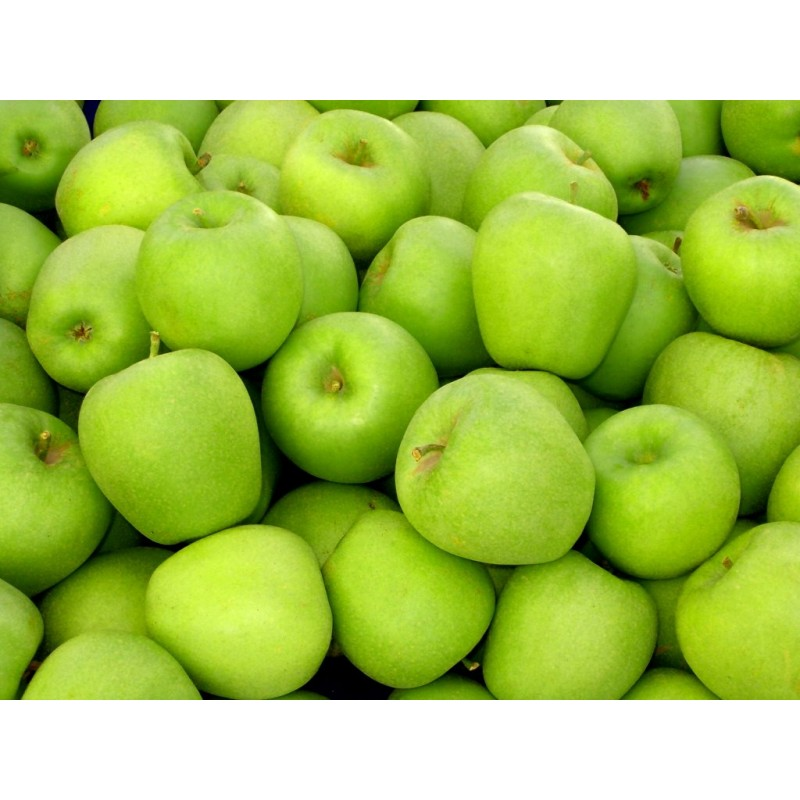
#> input picture Proyecto/manzana4.jpg, 800 x 800 px
$ python prueba2.py   (Python 2 division)
#> lines starting #> are read from the running program, lines starting #| are printed output that depends on the picture; after the words box and inside, x2 and y2 are one past the last pixel; in counts of white or black regions, pixels touching at a corner belong together
from PIL import Image
import numpy as np
import cv2

class Detector:
    def __init__(self,nombre_archivo):
#> called with nombre_archivo = 'manzana4.jpg'
        self.nombre_archivo = nombre_archivo
        # Cargamos la imagen
        self.original = cv2.imread(self.nombre_archivo)
#> self.original is the input picture: shape (800, 800, 3); mean B, G, R 94.2, 198.5, 169.7
        self.original =cv2.medianBlur(self.original,5)
        self.gris = cv2.cvtColor(self.original, cv2.COLOR_BGR2GRAY)
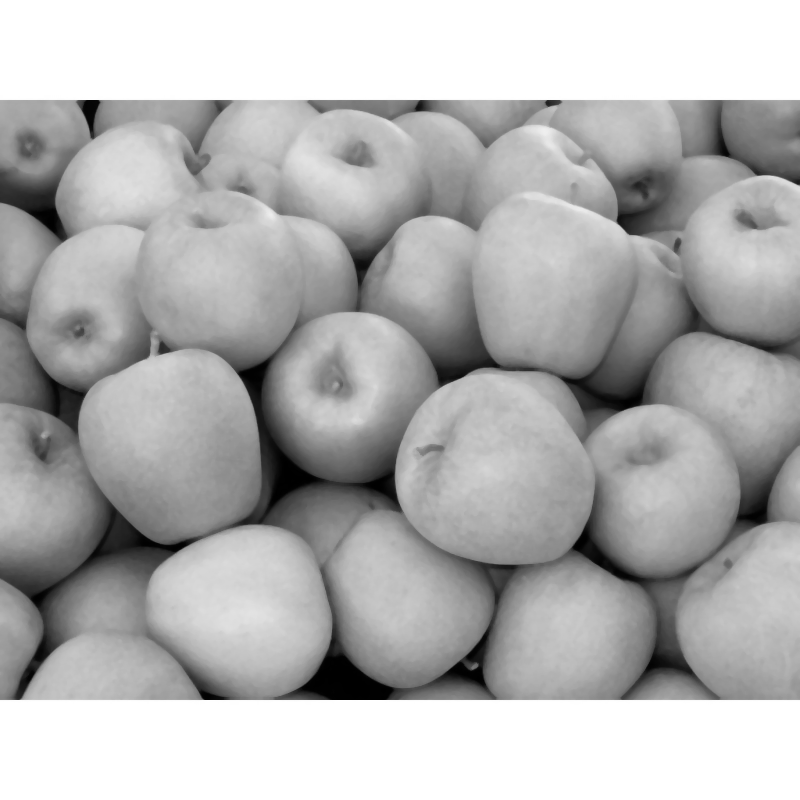
#> self.gris: shape (800, 800); min 0, max 255, mean 178.1

    def transformacion1(self):
        ret,th1 = cv2.threshold(self.gris,127,255,cv2.THRESH_BINARY)
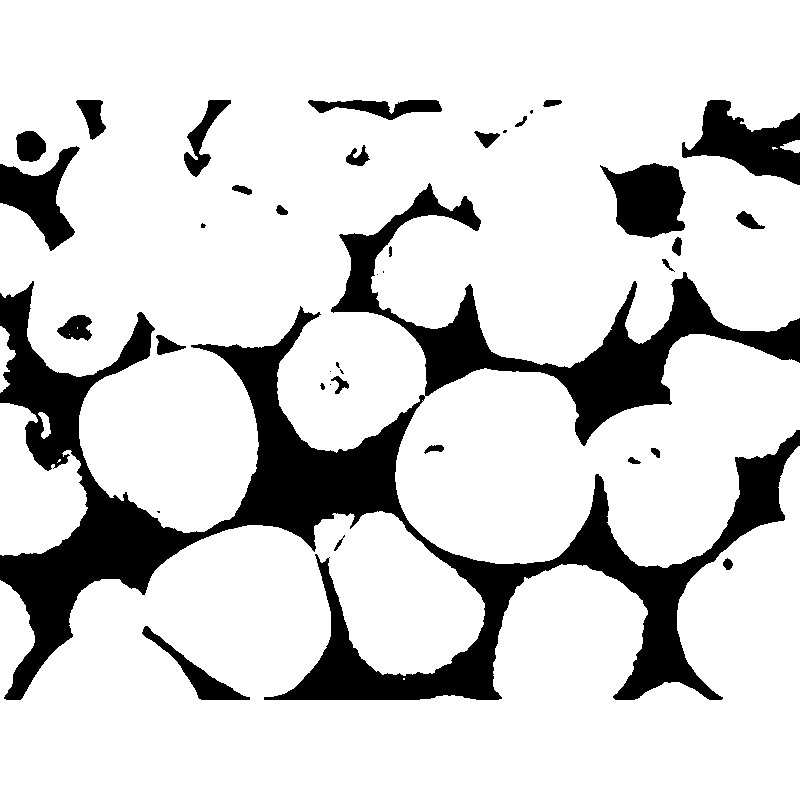
#> th1: shape (800, 800); 82.7% white; 38 black regions (10 under 20 px), largest, box (x1, y1, x2, y2) and area: (0, 183, 800, 700) 89133, (682, 100, 800, 185) 5080, (600, 163, 686, 238) 4427
        cv2.imshow("th1", th1)
        img_th1 = Image.fromarray(th1)
        #cv2.waitKey(0)
        return img_th1

    def transformacion2(self):
        th2 = cv2.adaptiveThreshold(self.gris,255,cv2.ADAPTIVE_THRESH_MEAN_C,\
        cv2.THRESH_BINARY,11,2)
        cv2.imshow("th2", th2)
        img_th2 = Image.fromarray(th2)
        #cv2.waitKey(0)
        return img_th2

    def transformacion3(self):
        th3 = cv2.adaptiveThreshold(self.gris,255,cv2.ADAPTIVE_THRESH_GAUSSIAN_C,\
        cv2.THRESH_BINARY,11,2)
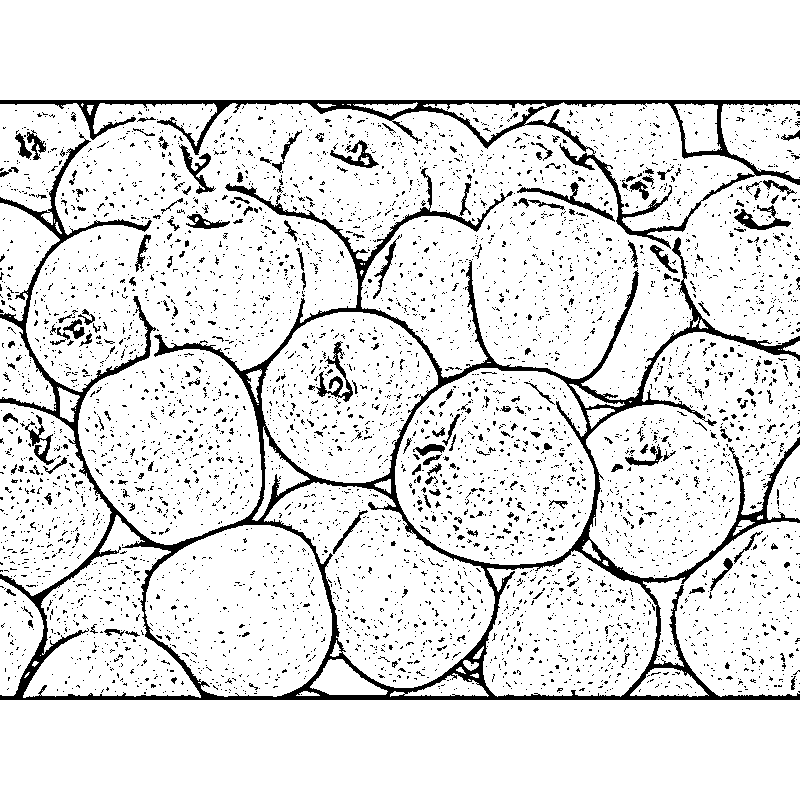
#> th3: shape (800, 800); 89% white; 4944 black regions (4730 under 20 px), largest, box (x1, y1, x2, y2) and area: (0, 132, 800, 700) 31158, (0, 100, 800, 249) 8654, (316, 341, 353, 402) 615
        kernel = np.ones((3,3),np.uint8)
        trans= cv2.morphologyEx(th3,cv2.MORPH_CLOSE,kernel)
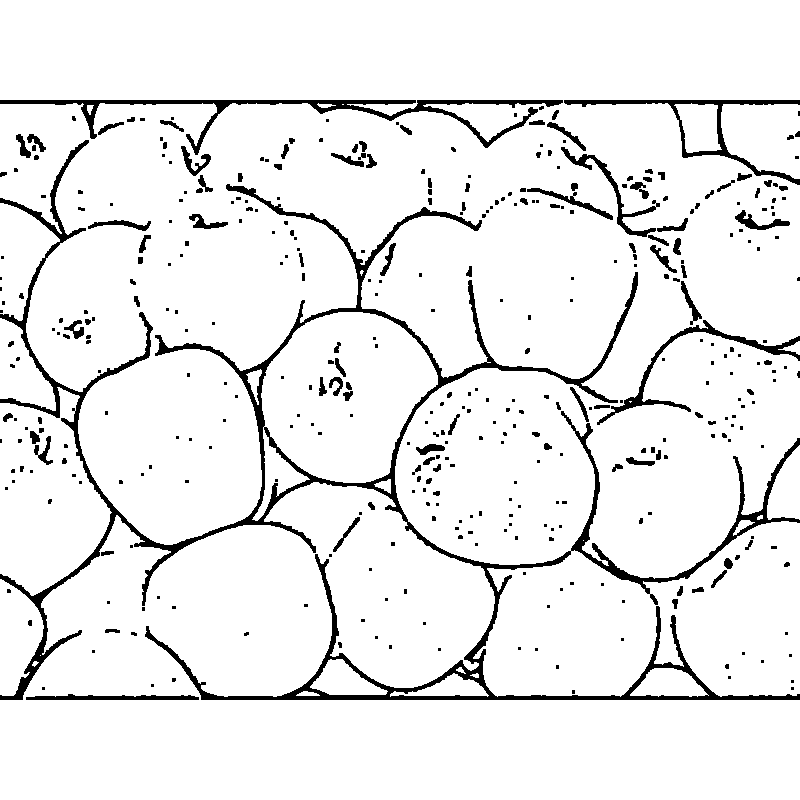
#> trans: shape (800, 800); 92.7% white; 403 black regions (261 under 20 px), largest, box (x1, y1, x2, y2) and area: (0, 140, 800, 700) 25413, (0, 100, 563, 155) 4061, (564, 100, 800, 185) 1980
        img_th3 = Image.fromarray(th3)
        img_trans = Image.fromarray(trans)
        #img_trans.save('img_trans.png')
        #img_trans.show()
        cv2.imshow("th3", th3)
        cv2.imshow("trans", trans)
        print type(cv2)
        #cv2.waitKey(0)
        return trans


    def bordes(self):
        trans = self.transformacion3()
        # Convertimos a escala de grises
        #gris = cv2.cvtColor(original, cv2.COLOR_BGR2GRAY)

        # Aplicar suavizado Gaussiano
        #gauss = cv2.GaussianBlur(gris, (5,5), 0)

        #cv2.imshow("suavizado", gauss)

        # Detectamos los bordes con Canny
        canny = cv2.Canny(trans, 50, 150)
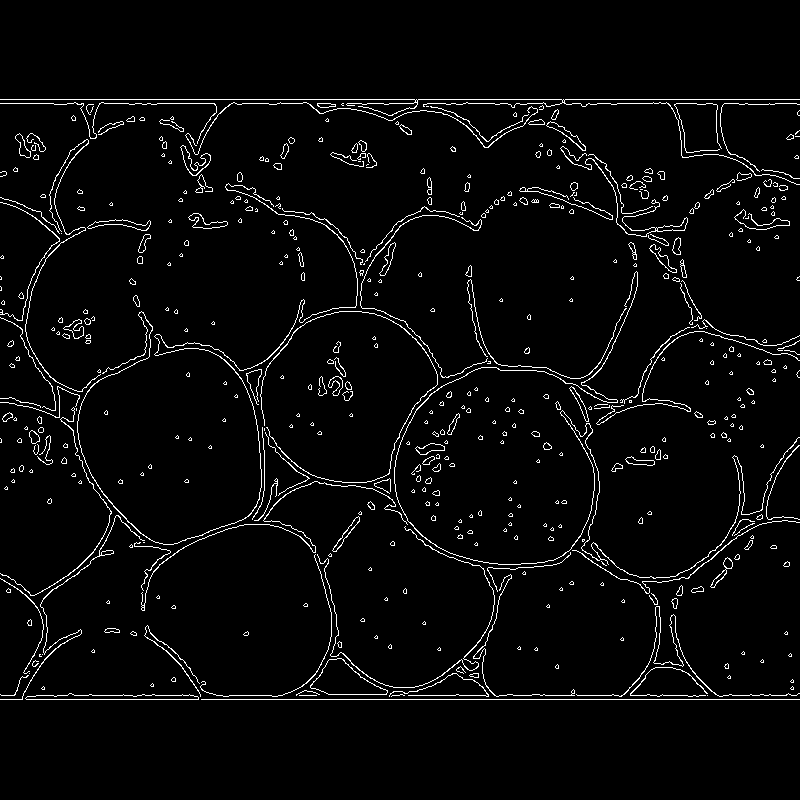
#> canny: shape (800, 800); 3.6% white in thin lines or dots, all inside (x1, y1, x2, y2) = (0, 99, 800, 700)

        #cv2.imshow("canny", canny)

        # Buscamos los contornos
        ( contornos,_) = cv2.findContours(canny.copy(), cv2.RETR_EXTERNAL, cv2.CHAIN_APPROX_SIMPLE)
#> contornos = 476 contours, 361 with area under 20; largest, box (x1, y1, x2, y2) and area: (310, 658, 388, 695) 1536, (25, 693, 199, 700) 688, (180, 145, 211, 176) 304, (87, 219, 151, 231) 273, (188, 213, 228, 229) 245

        # Mostramos el numero de monedas por consola
        print "He encontrado {} objetos".format(len(contornos))
#| He encontrado 476 objetos
        cv2.drawContours(self.original,contornos,-1,(0,0,255), 2)
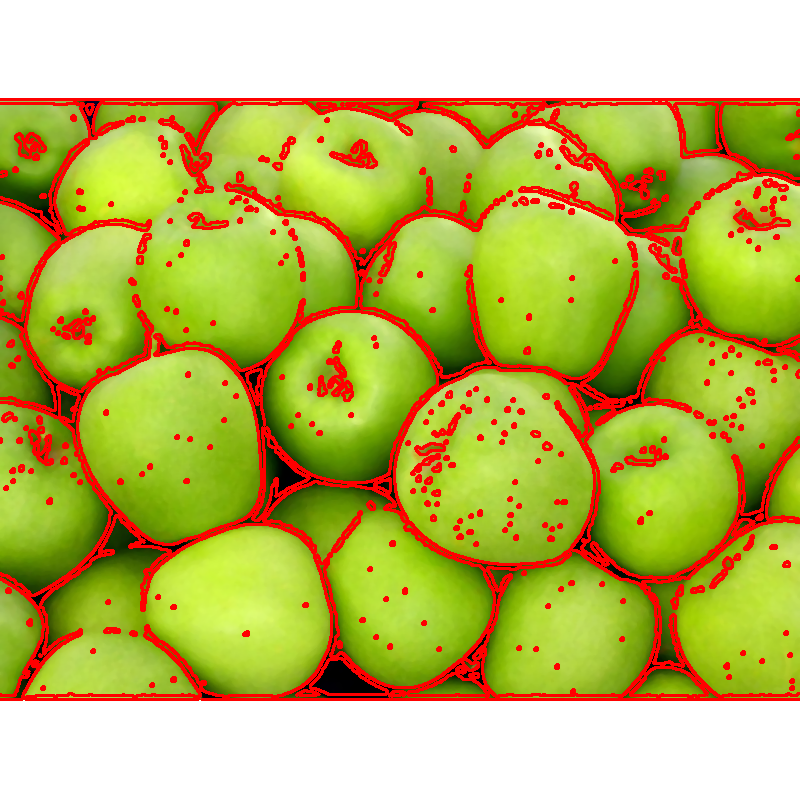
#> self.original: shape (800, 800, 3); mean B, G, R 90.4, 182.1, 187.9
        cv2.imshow("contornos", self.original)
        img_cont = Image.fromarray(self.original)
        return img_cont

Det = Detector("manzana4.jpg")
Det.transformacion1()
Det.transformacion3()
Det.bordes()
cv2.waitKey(0)

$ run again, with Proyecto/manzana1.jpg copied over Proyecto/manzana4.jpg
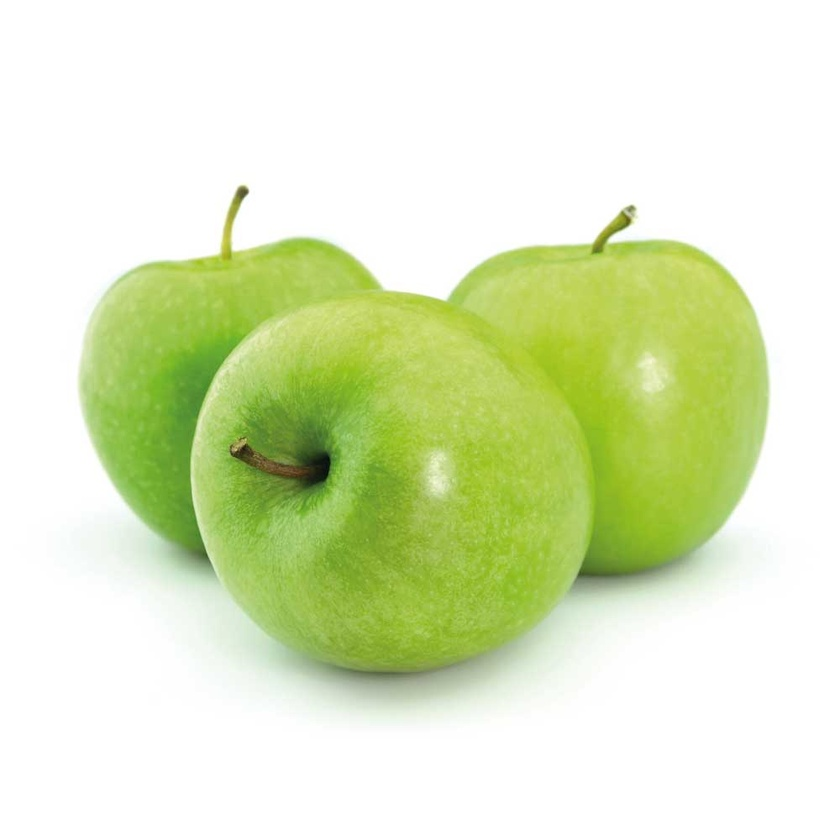
#> input picture Proyecto/manzana1.jpg, 840 x 840 px, shrunk from 1000 x 1000 before the run
#> in __init__, self.original is the input picture: shape (840, 840, 3); mean B, G, R 194.6, 233.6, 222.1
#> th1: shape (840, 840); 98.2% white; 9 black regions (2 under 20 px), largest, box (x1, y1, x2, y2) and area: (230, 405, 339, 508) 6897, (170, 362, 219, 481) 2393, (577, 546, 655, 580) 1330
#> th3: shape (840, 840); 95.7% white; 2400 black regions (2147 under 20 px), largest, box (x1, y1, x2, y2) and area: (234, 238, 592, 305) 2277, (609, 240, 769, 559) 2186, (79, 186, 249, 417) 1807
#> trans: shape (840, 840); 97.7% white; 366 black regions (261 under 20 px), largest, box (x1, y1, x2, y2) and area: (610, 240, 769, 552) 2061, (235, 238, 589, 305) 1979, (186, 325, 256, 582) 1269
#> in bordes, `canny = cv2.Canny(trans, 50, 150)`:
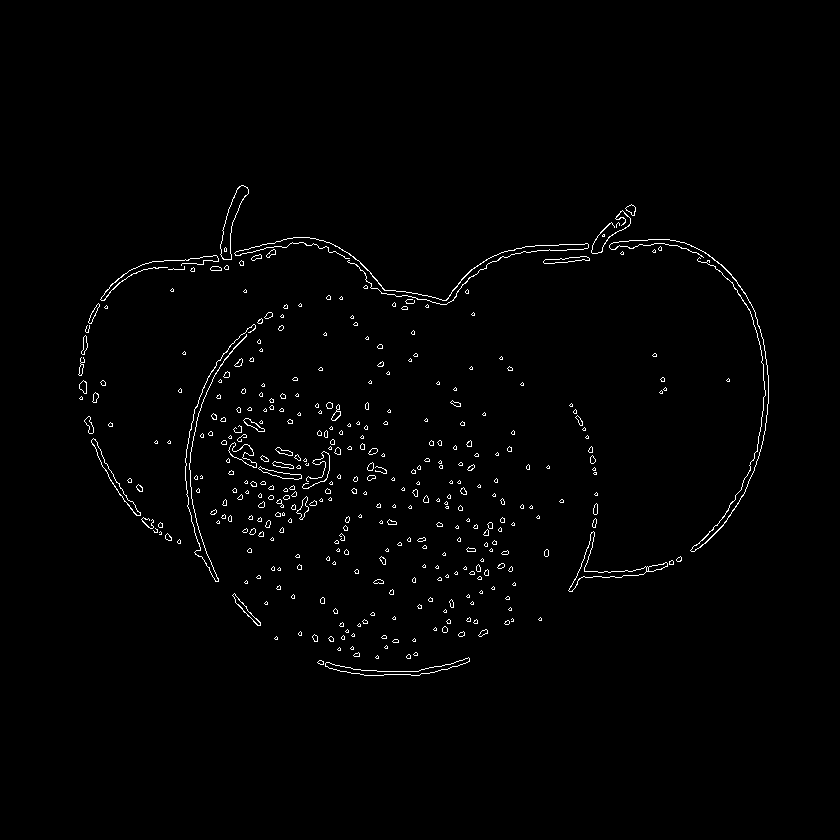
#> canny: shape (840, 840); 1.2% white in thin lines or dots, all inside (x1, y1, x2, y2) = (78, 185, 769, 676)
#> contornos = 366 contours, 293 with area under 20; largest, box (x1, y1, x2, y2) and area: (568, 531, 668, 592) 688, (220, 185, 249, 260) 672, (325, 657, 470, 676) 602, (91, 438, 141, 516) 373, (228, 442, 257, 468) 278
#| He encontrado 366 objetos
#> in bordes, `cv2.drawContours(self.original,contornos,-1,(0,0,255), 2)`:
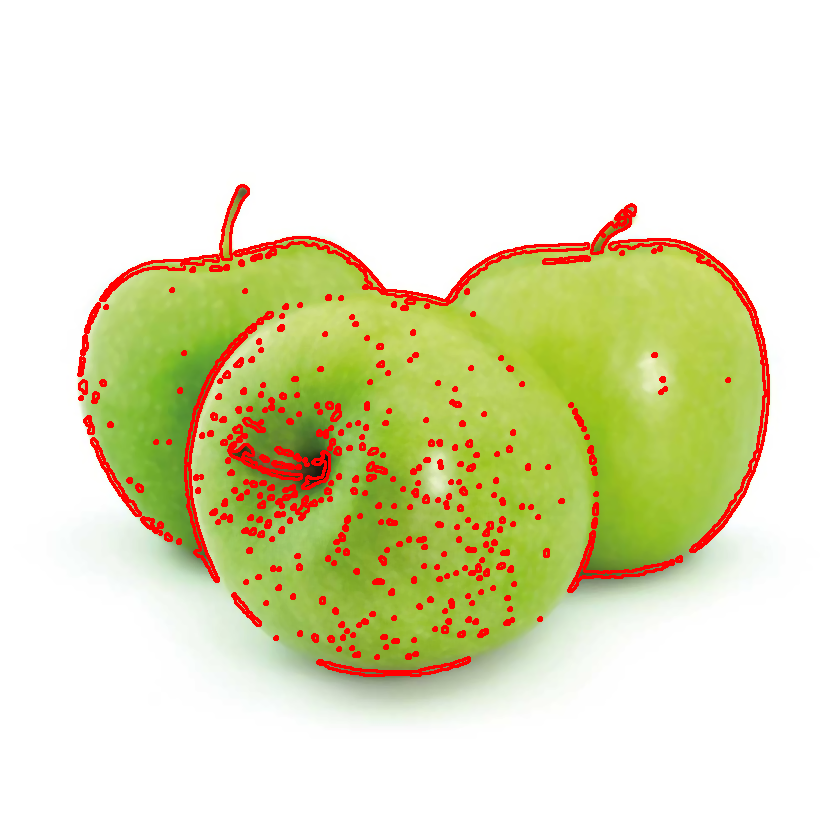
#> self.original: shape (840, 840, 3); mean B, G, R 190.6, 225.6, 226.4

$ run again, with Proyecto/manzana2.jpg copied over Proyecto/manzana4.jpg
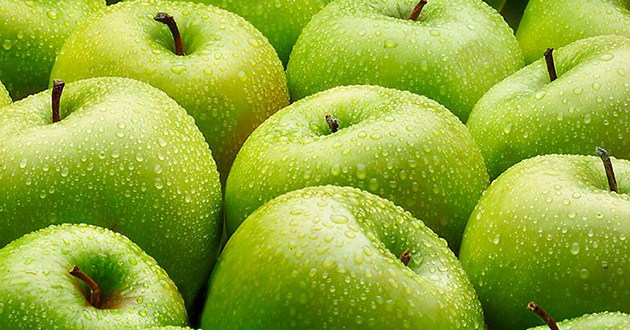
#> input picture Proyecto/manzana2.jpg, 630 x 330 px
#> in __init__, self.original is the input picture: shape (330, 630, 3); mean B, G, R 58.5, 173.1, 148.8
#> in transformacion1, `ret,th1 = cv2.threshold(self.gris,127,255,cv2.THRESH_BINARY)`:
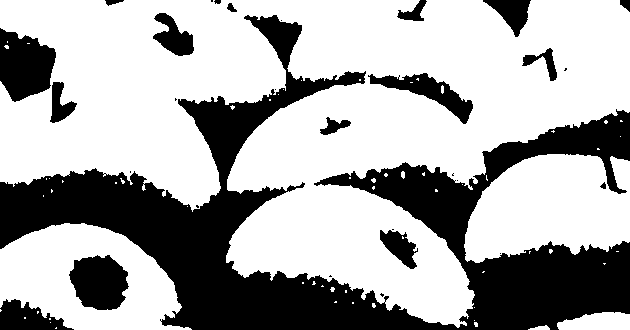
#> th1: shape (330, 630); 66.8% white; 30 black regions (13 under 20 px), largest, box (x1, y1, x2, y2) and area: (0, 15, 630, 330) 56093, (0, 28, 56, 102) 2941, (69, 255, 129, 310) 2468
#> th3: shape (330, 630); 72.1% white; 3136 black regions (2648 under 20 px), largest, box (x1, y1, x2, y2) and area: (0, 53, 630, 330) 10804, (320, 190, 426, 275) 1334, (166, 0, 321, 69) 1051
#> trans: shape (330, 630); 85.1% white; 854 black regions (540 under 20 px), largest, box (x1, y1, x2, y2) and area: (0, 181, 306, 329) 2282, (66, 71, 368, 244) 2174, (308, 167, 482, 256) 1395
#> canny: shape (330, 630); 8.7% white in thin lines or dots
#> contornos = 896 contours, 717 with area under 20; largest, box (x1, y1, x2, y2) and area: (556, 30, 619, 49) 253, (544, 48, 556, 81) 210, (513, 54, 542, 71) 153, (70, 266, 92, 285) 140, (559, 53, 587, 75) 131
#| He encontrado 896 objetos
#> in bordes, `cv2.drawContours(self.original,contornos,-1,(0,0,255), 2)`:
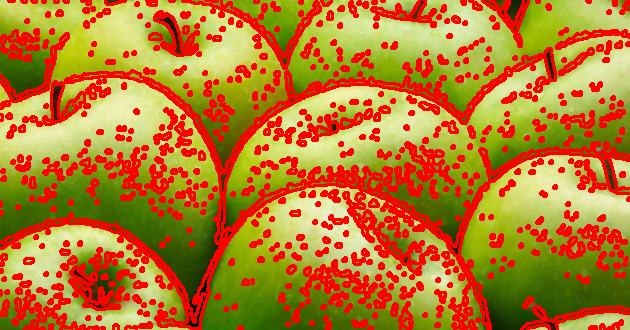
#> self.original: shape (330, 630, 3); mean B, G, R 44.2, 123.8, 183.8

$ run again, with Proyecto/manzana3.jpg copied over Proyecto/manzana4.jpg
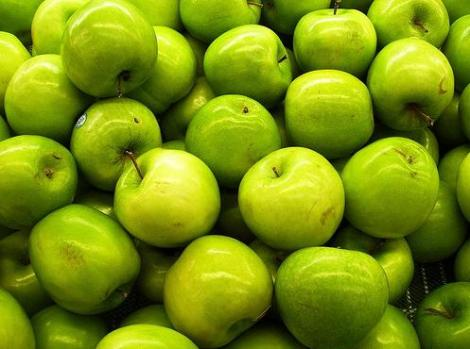
#> input picture Proyecto/manzana3.jpg, 470 x 349 px
#> in __init__, self.original is the input picture: shape (349, 470, 3); mean B, G, R 14, 141.2, 119.2
#> in transformacion1, `ret,th1 = cv2.threshold(self.gris,127,255,cv2.THRESH_BINARY)`:
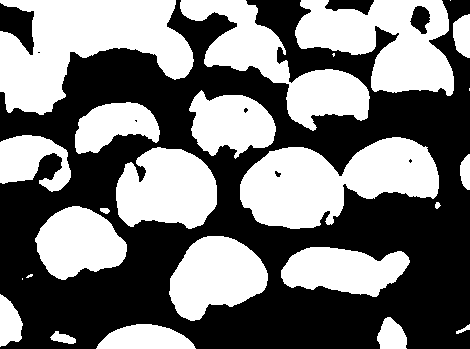
#> th1: shape (349, 470); 46.7% white; 25 white regions (5 under 20 px), largest, box (x1, y1, x2, y2) and area: (0, 0, 194, 115) 12711, (240, 137, 439, 229) 11205, (295, 0, 454, 96) 9240
#> th3: shape (349, 470); 75.4% white; 1596 black regions (1395 under 20 px), largest, box (x1, y1, x2, y2) and area: (0, 0, 426, 349) 19066, (410, 0, 470, 192) 1989, (400, 219, 439, 349) 863
#> trans: shape (349, 470); 83.2% white; 344 black regions (174 under 20 px), largest, box (x1, y1, x2, y2) and area: (95, 0, 426, 288) 9638, (0, 72, 119, 266) 2009, (91, 288, 202, 349) 927
#> canny: shape (349, 470); 8.3% white in thin lines or dots
#> contornos = 379 contours, 276 with area under 20; largest, box (x1, y1, x2, y2) and area: (284, 69, 374, 158) 6116, (292, 8, 377, 74) 4308, (404, 233, 422, 299) 325, (71, 6, 112, 35) 232, (353, 227, 402, 243) 212
#| He encontrado 379 objetos
#> in bordes, `cv2.drawContours(self.original,contornos,-1,(0,0,255), 2)`:
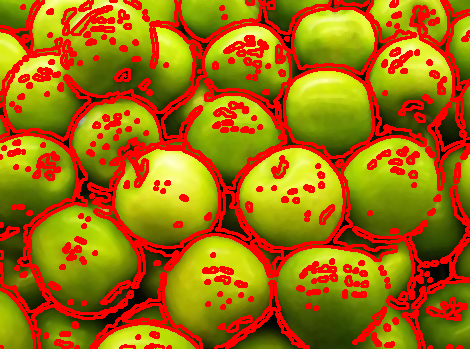
#> self.original: shape (349, 470, 3); mean B, G, R 10.1, 109.6, 163.3
